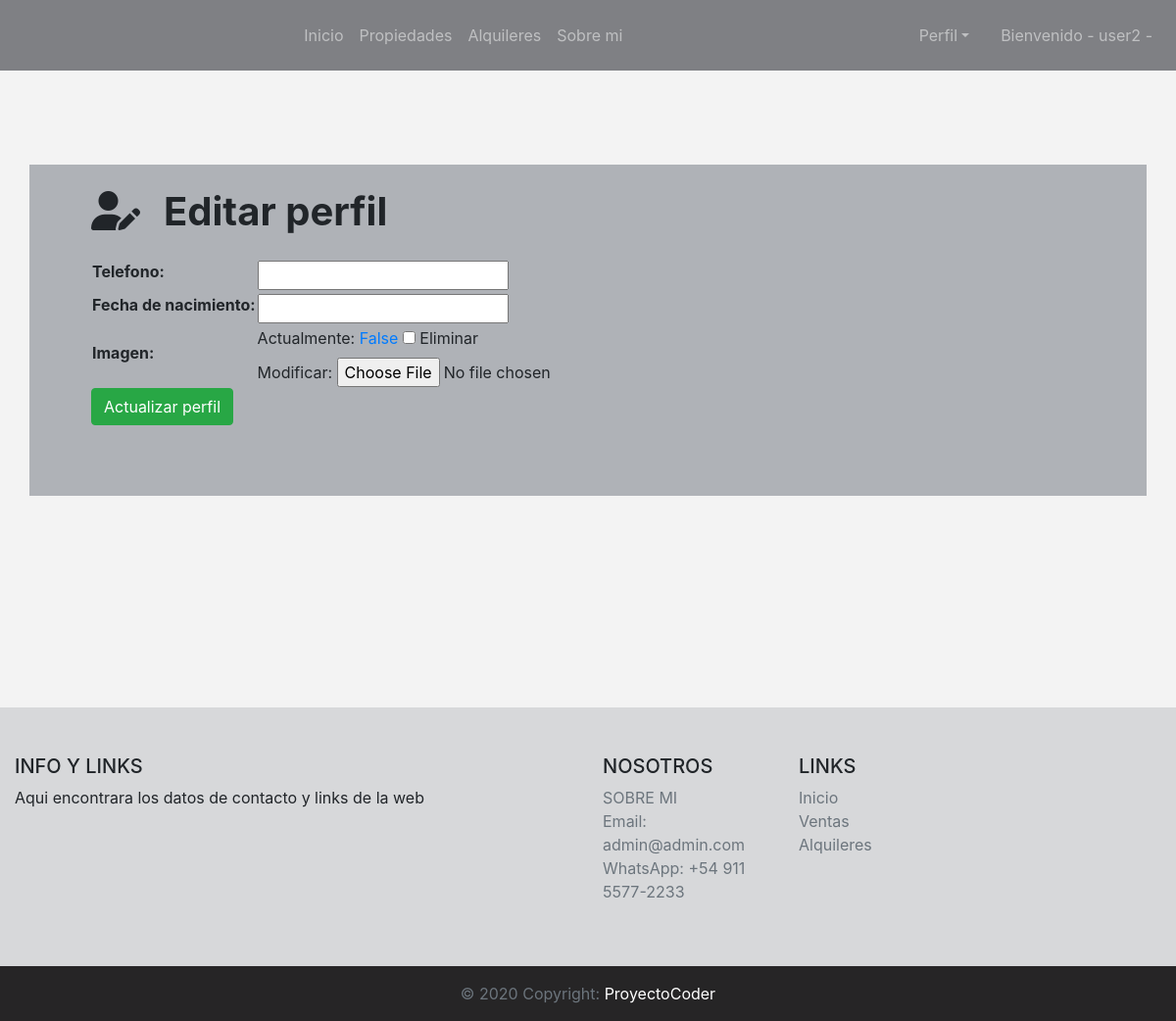
/users/update_profile/ (signed in), run on an earlier commit of the app's database.
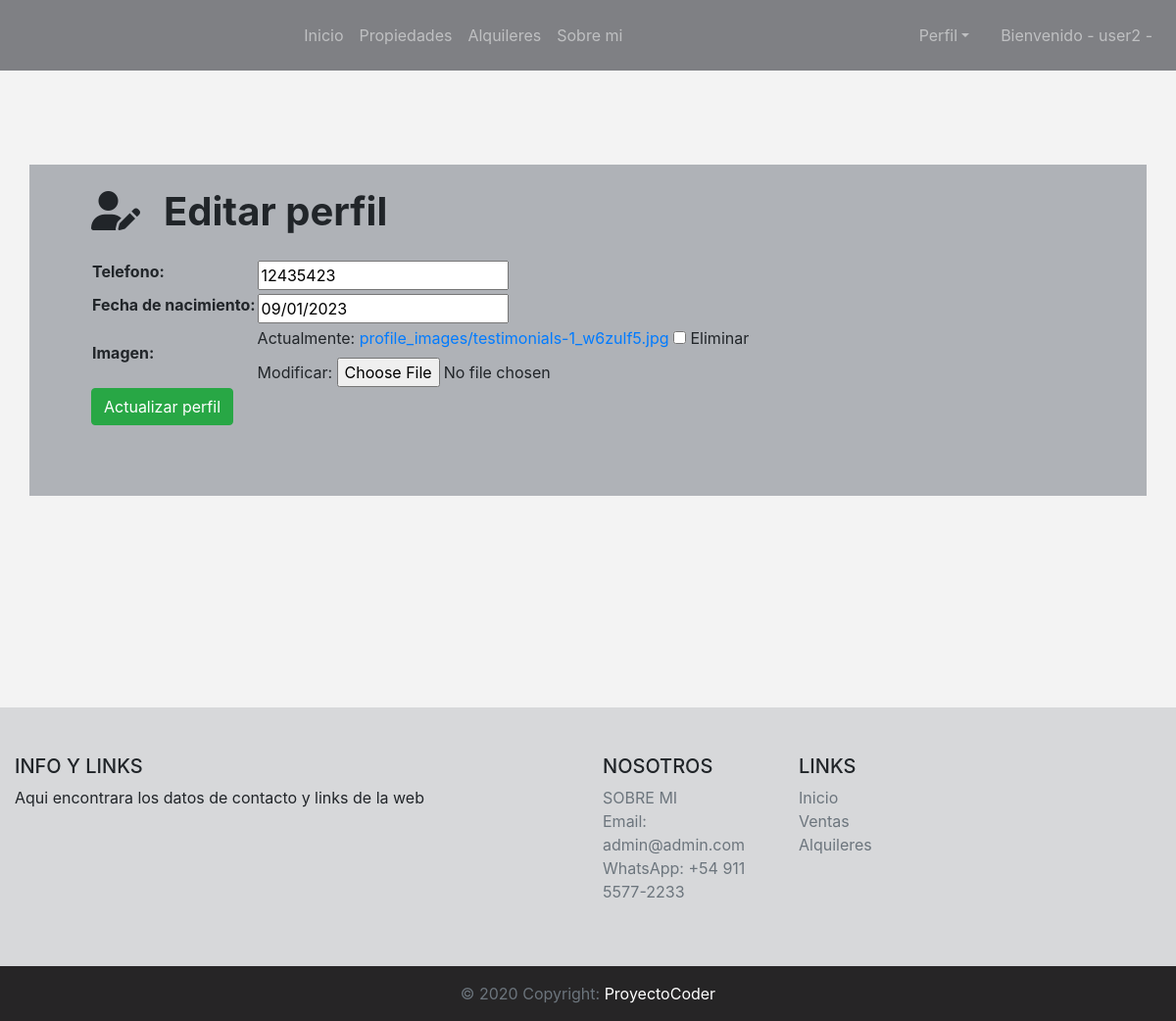
And on a later commit of the database.
### users/models.py (models this page shows, shortened)
class UserProfile(models.Model):
    user = models.OneToOneField(User, on_delete=models.CASCADE, related_name='profile', verbose_name='Usuario')
    phone = models.CharField(max_length=14, null=True, blank=True, verbose_name='Telefono')
    birth_date = models.DateField(null=True, blank=True, verbose_name='Fecha de nacimiento')
    profile_image = models.ImageField(upload_to='profile_images', null=True, blank=True, verbose_name='Imagen')
    class Meta:
        verbose_name = 'Perfil'
        verbose_name_plural = 'Perfiles'

### users/views.py (the view, shortened to what this page needs)
# urls.py: path('update_profile/', update_user_profile, name='update profile'),
@login_required
def update_user_profile(request):
    user = request.user
    if request.method == 'GET':
        form = UserProfileForm(initial={
            'phone':request.user.profile.phone,
            'birth_date':request.user.profile.birth_date,
            'profile_image':request.user.profile.profile_image
        })
        context ={
            'form':form
        }
        return render(request, 'users/update_profile.html', context=context)

### users/forms.py
class UserProfileForm(forms.ModelForm):
    class Meta:
        model = UserProfile
        fields = ['phone', 'birth_date', 'profile_image']

### templates/users/update_profile.html (shortened to what this page needs)
{% extends 'base.html' %}
{% block content %}
<br>
<br>
<br>
<br>
    <section>
        <div class="container" style="background-color: #afb2b7;">
            <div class="row">
                <div class="col d-flex flex-column align-items-end">
                    <div class="px-lg-5 py-lg-4 p-4 w-100 align-self-center">
                        <h1 class="font-weight-bold mb-4"><i class="fa-solid fa-user-pen mr-4"></i>Editar perfil</h1>
                        {% if form %}
                        <form class="mb-5" method="POST" enctype="multipart/form-data">
                            <table>{{form.as_table}}</table>
                            <button type="submit" class="btn btn-success">Actualizar perfil</button>
                        </form>
                        {% endif %}
                    </div>
                </div>
            </div>
        </div>
    </section>
    <br>
    <br>
    <br>
<br>
    <br>
    <br>
    <br>
    <br>
{% endblock %}

What changed in the data, as far as the page shows it:
changed UserProfile: phone (not shown) → "12435423"; birth_date (not shown) → "09/01/2023"
Also different on the page:
text no longer shown: "Telefono: Fecha de nacimiento: Imagen: Actualmente: False Eliminar Modificar:"
text now shown: "Telefono: Fecha de nacimiento: Imagen: Actualmente: profile_images/testimonials-1_w6zulf5.jpg Eliminar Modificar:"
